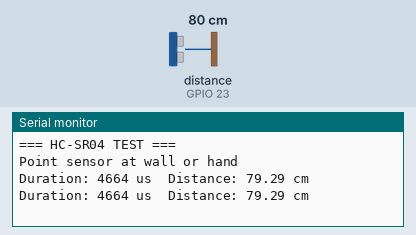
Simulated run of this sketch. Board: ESP32. Parts: the last lines printed to the serial monitor. Wiring (inferred from the names in the program): ultrasonic range finder: trigger GPIO 26; echo GPIO 23. Inputs (shaded band) come from the test bench; at power-on: distance to the obstacle (sensor on GPIO 23) 80 cm. The echo pulse lasts 58.3 µs per cm.

Above: at 2.2 s.
2.3 s: distance to the obstacle (sensor on GPIO 23) set to 2 cm
At 2.8 s:
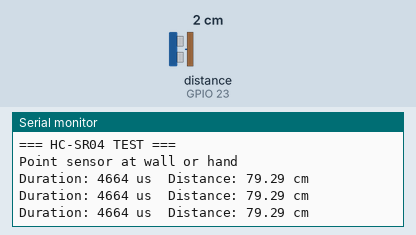
3.8 s: distance to the obstacle (sensor on GPIO 23) set to 4 cm
At 4.6 s:
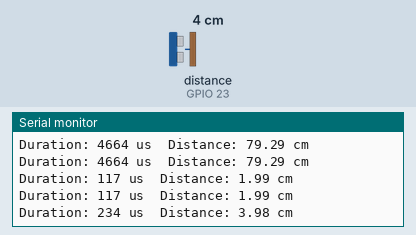
Timing chart, 0 to 6.8 s (numbered marks = the images above; inputs shaded):
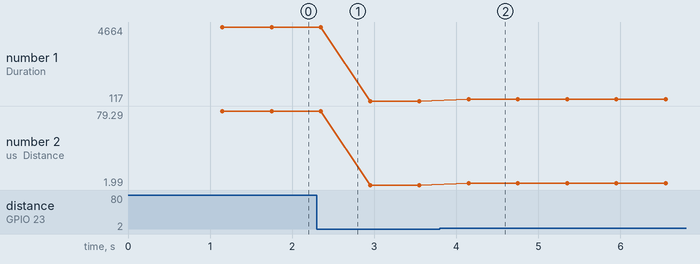

The sketch:

ultrasonic_test.ino
```cpp
/*
 * HC-SR04 Test - filtered interrupts
 *
 * Wiring:
 *   VCC  -> 5V
 *   TRIG -> Pin 32
 *   ECHO -> Pin 33
 *   GND  -> GND
 */

#define TRIG_PIN  26
#define ECHO_PIN  23

volatile long startTime = 0;
volatile long duration = 0;
volatile bool newReading = false;

void IRAM_ATTR echoISR() {
  if (digitalRead(ECHO_PIN) == HIGH) {
    startTime = micros();
  } else {
    long d = micros() - startTime;
    if (d > 100 && d < 30000) {  // Filter: ignore noise (<100us) and timeouts
      duration = d;
      newReading = true;
    }
  }
}

void setup() {
  Serial.begin(115200);
  delay(1000);

  pinMode(TRIG_PIN, OUTPUT);
  pinMode(ECHO_PIN, INPUT);
  digitalWrite(TRIG_PIN, LOW);
  delay(50);

  attachInterrupt(digitalPinToInterrupt(ECHO_PIN), echoISR, CHANGE);

  Serial.println("=== HC-SR04 TEST ===");
  Serial.println("Point sensor at wall or hand");
}

void loop() {
  newReading = false;

  // Send trigger
  digitalWrite(TRIG_PIN, LOW);
  delayMicroseconds(5);
  digitalWrite(TRIG_PIN, HIGH);
  delayMicroseconds(10);
  digitalWrite(TRIG_PIN, LOW);

  // Wait for echo
  delay(100);

  if (newReading) {
    float distance = duration * 0.034 / 2;
    Serial.print("Duration: ");
    Serial.print(duration);
    Serial.print(" us  Distance: ");
    Serial.print(distance);
    Serial.println(" cm");
  } else {
    Serial.println("No object detected");
  }

  delay(500);
}
```

Measured:
- after the input at 3.8 s, the serial monitor: prints a new line after 0.35 s (image 2)
- plotted number 1: 4664 → 117 after the input at 2.3 s, 117 → 234 after the input at 3.8 s
- plotted number 2: 79.29 → 1.99 after the input at 2.3 s, 1.99 → 3.98 after the input at 3.8 s
